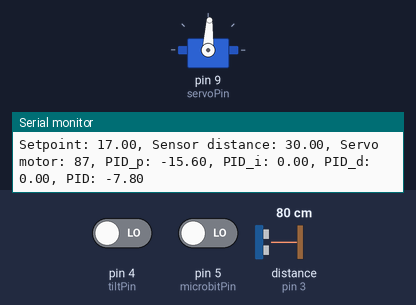
The sketch below on a simulated Arduino Uno, built with avr-gcc and run on an emulated ATmega328P. Parts: servo, the last lines printed to the serial monitor. Wiring (inferred from the names in the program): ultrasonic range finder: trigger pin 2; echo pin 3. The test bench sets the inputs (shaded band); at power-on: distance to the obstacle (sensor on pin 3) 80 cm, pin 4 (tiltPin) LOW, pin 5 (microbitPin) LOW. The echo pulse lasts 58.3 µs per cm.

Above: at 1.2 s.
1.3 s: distance to the obstacle (sensor on pin 3) set to 29 cm
At 1.8 s:
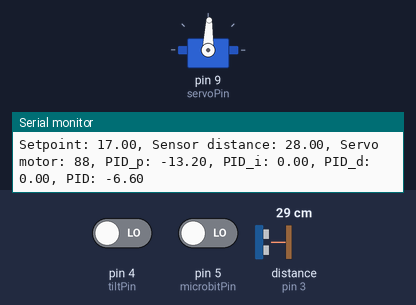
2.8 s: distance to the obstacle (sensor on pin 3) set to 25 cm
5.8 s: distance to the obstacle (sensor on pin 3) set to 14 cm
8.8 s: distance to the obstacle (sensor on pin 3) set to 4 cm
At 9.9 s:
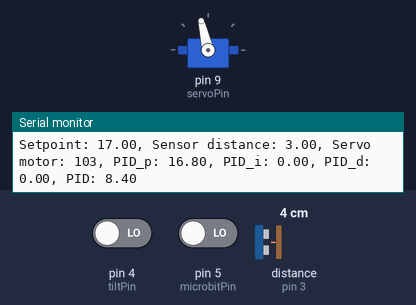
Timing chart, 0 to 11.8 s (numbered marks = the images above; inputs shaded):
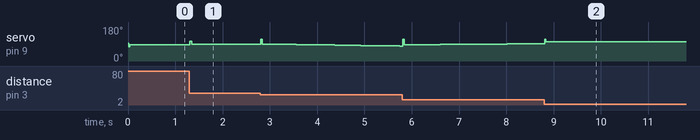

Measured:
- after the input at 1.3 s, servo on pin 9 (servoPin): 87° → 88° at once

The sketch:

PID_example.ino
```cpp
#include <Servo.h>
#include <Wire.h>

////////////////////////Variables///////////////////////

// Ultrasonic sensor
//int pos = 0;
int trigPin = 2;
int echoPin = 3;

// Tilting Sensor
int tiltPin = 4;
int tilt_val = 0;
int microbit = 0;
int microbitPin = 5;
int levelOffset = 0;
//int Read = 0;


// Servo motor
int servoOffset = 95;
int servoPin = 9;
int setpointMotor;

///////////////////PID constants///////////////////////

float elapsedTime, time, timePrev;        //Variables for time control

float distance_setpoint = 17;        //Should be the distance from sensor to the middle of the bar in cm
float K = 0.5; //Scaling
float kp=1.2; //Mine was 8 //6
float kd=0.5; //Mine was 3100 //3100
float ki=1; //Mine was 0.2 //0.6
float PID_p, PID_i, PID_d, PID_total;

float pError = 0;
float iError = 0;
float dError = 0;
float previousError;

float distance = 0.0;
float last_distance = 0.0;
float difference;
float previousDifference = 0;

float period = 0.01;  //Refresh rate period of the loop is 50ms

float buff_distance, buff_distance1, buff_distance2, buff_distance3, buff_distance4, buff_distance5;
///////////////////////////////////////////////////////

Servo myservo;  // create servo object to control a servo

void setup() {
  time = millis(); // Update the timer

  myservo.attach(servoPin);
  myservo.write(servoOffset); //Center of servo

  pinMode(trigPin, OUTPUT);
  pinMode(echoPin, INPUT);

  pinMode(tiltPin, INPUT);
  pinMode(microbitPin, INPUT);

  Serial.begin(115200);

  buff_distance2 = distance_setpoint;
  buff_distance1 = distance_setpoint;

}

void loop() {

  //Update the system after a period of time
  if (millis() > time+period){
    time = millis();  //Update the timer

    /***  Distance validation ***/

    //Update the current distance of the ball to the sensor.

    // Limit the range of the returned distance value,
    // If the distance is <= 0, it would be an error of detecting
    // the distance, set the distance to the last updated distance;
    // If the distance detected is >30, the dectection is out of range
    // and set the distance to the last updated distance.

    // 3 Frames for digital low pass filtering
    buff_distance3 = buff_distance2;
    buff_distance2 = buff_distance1;

    buff_distance = get_distance();

    if(buff_distance <=0){ //Error distance value
      buff_distance1 = last_distance; //Ignore the error value
    }else if(buff_distance >30){ //The sensor value beyond the distance range
      buff_distance1 = 30;
    }else{  //The distance is within the valid range
      buff_distance1 = buff_distance; //Update the distance to the current sensor value
    }
    distance = (buff_distance1+buff_distance2+buff_distance3)/3; // Averaging the distance to remove noise

    last_distance = distance; //Record the distance to be the last distance

    /***  Tilting Detection ***/

    tilt_val = digitalRead(tiltPin);
    microbit = digitalRead(microbitPin);

    //////////////////////////////////////////////////////////////////////////
    /***  PID computation ***/

    // Calculate the current error //
    pError = distance_setpoint - distance;
    PID_p = kp * pError;


    //////////////////////////////////////////////////////////////////////////

    // Calculate the differential error //
    difference = pError - previousError;

    if (abs(difference) < 0.5){ //Remove the noise of rate Error
      difference = 0;
      previousDifference = difference;
    }
    if (abs(difference) > 10){ //Remove the noise of rate Error
      difference = previousDifference;
    }
    previousDifference = difference;

    difference = constrain(difference, -10, 10); //Limit the size of the rate error
    dError = difference/period;

    PID_d = kd * dError;

    previousError = pError;


    //////////////////////////////////////////////////////////////////////////

    // Calculate the intergral error //
    //The effect of intergral error only effective when it is closed to the setpoint,
    //Otherwise, it does not affect the control.
    if(-10 < pError && pError < 10) {
      iError = iError + (pError * period);
    }else{
      iError = 0;
    }
    if (iError > 30){iError = 0;}

    PID_i = ki * iError;

    //////////////////////////////////////////////////////////////////////////

    PID_total = (PID_p + PID_i + PID_d) * K;
    PID_total = constrain(PID_total, -20, 20); //Limit the size of the PID

    //If flat serface, levelOffset = 0
    levelOffset = 0;
    setpointMotor = servoOffset + PID_total + levelOffset;
    setpointMotor = constrain(setpointMotor, 60, 140); //Limit the size of the servo motor
    myservo.write(setpointMotor);

    infoLog();
  }
}

void infoLog(){
  Serial.print("Setpoint: ");
  Serial.print(distance_setpoint);
  Serial.print(", Sensor distance: ");
  Serial.print(distance);
  //Serial.print(", last distance: ");
  //Serial.print(last_distance);

  Serial.print(", Servo motor: ");
  Serial.print(setpointMotor);

  Serial.print(", PID_p: ");
  Serial.print(PID_p);
  Serial.print(", PID_i: ");
  Serial.print(PID_i);
  Serial.print(", PID_d: ");
  Serial.print(PID_d);
  Serial.print(", PID: ");
  Serial.print(PID_total);

  Serial.println("");
}
float get_distance()
{
  int duration;
  int distance;
  digitalWrite(trigPin, LOW);
  delayMicroseconds(2);
  digitalWrite(trigPin, HIGH);
  delayMicroseconds(10);
  digitalWrite(trigPin, LOW);

  duration = pulseIn(echoPin, HIGH);
  distance = duration *0.034/2;
  return distance;
}
```
